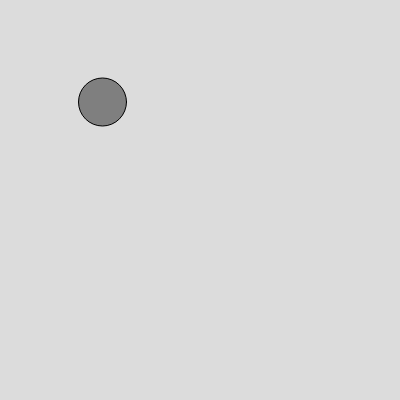
Frame 1 (no input)
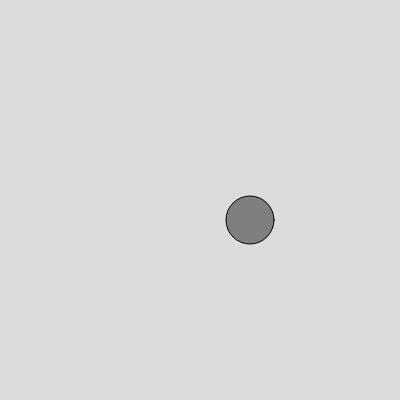
Frame 60 (no input)
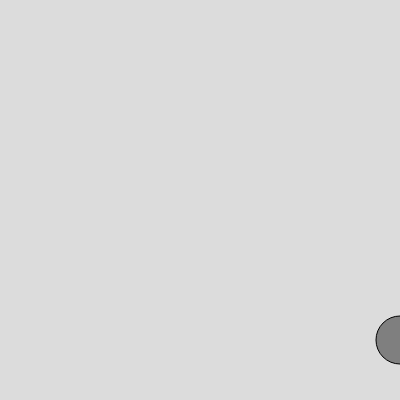
Frame 120 (the mouse pressed at the canvas centre since frame 60)

The p5.js sketch that drew these frames (run headless with seeded random() and noise() and a simulated clock; from frame 60 on, the mouse is pressed at the canvas centre):

// p5.js sketch
// ── sketch.js
let position;
let velocity;

function setup() {
  createCanvas(400, 400);

  position = createVector(100,100);
  velocity = createVector(2.5,2);
}

function draw() {
  background(220);

  position.add(velocity);

  if(position.x > width || position.x < 0) {
    velocity.x *= -1;
  } 

  if(position.y > height || position.y < 0) {
    velocity.y *= -1;
  }

  stroke(0);
  fill(127);

  circle(position.x, position.y, 48);
}
